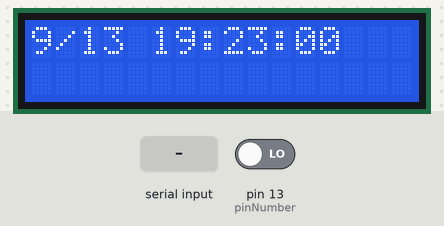
Recording of a sketch running on a simulated Arduino Uno, built with avr-gcc and run on an emulated ATmega328P. Shown: 16×2 character LCD. Inputs (shaded band) come from the test bench; at power-on: pin 13 (pinNumber) LOW. What the sketch prints to the serial monitor is not drawn.

Above: at 0.2 s.
At 1.2 s:
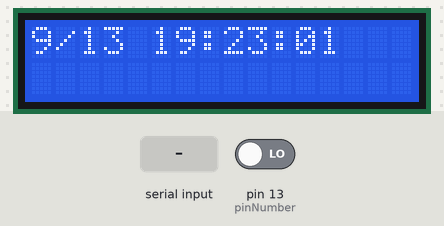
1.3 s: "1" received over the second serial link
At 2.5 s:
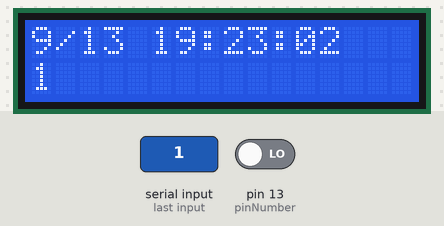
Timing chart, 0 to 4.3 s (numbered marks = the images above; inputs shaded):
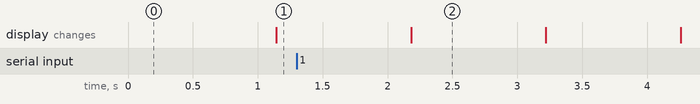

Measured:
- after the input at 1.3 s, the display: changes after 0.88 s (image 2)
- what the display in image 2 shows lasts 1.0 s, from 2.2 s to 3.2 s

The sketch:

new_sensor_time_lcd.ino
```cpp
#include <Time.h>
#include <TimeLib.h>

#include <Wire.h>
#include <LiquidCrystal_I2C.h>

#include <SoftwareSerial.h>

//Set Uart Port num
#define pinNumber 13

// Set the LCD address to 0x27 for a 16 chars and 2 line display
LiquidCrystal_I2C lcd(0x27, 16, 2);  // I2C LCD 객체 선언

//Set SoftwareSerial Port 10,11 (Rx,Tx)
SoftwareSerial mySerial(10,11);


//Global sensor buffer
char sensorBuf[20]="";

void setup(){
  // initialize the LCD
  lcd.begin(); // Start LCD
  lcd.backlight(); // Turn On backlight

  // initialize the Serial,Software Serial
  Serial.begin(9600);
  mySerial.begin(9600);

   //initialize the Time
   //hh,mm,ss,dd,mm,yy
  setTime(19,23,0,13,9,18);

  Serial.println(" Co2   Temp   Humidity  Date");
}

void loop(){
  int i=0;

  //Read Sensor data
  digitalRead(pinNumber);
  while(mySerial.available() > 0){
    sensorBuf[i++] = mySerial.read();
  }

  //Output Spec of Sensor
  //0 1 2 3  4    5 6 7 8 9   10  11 12 13 14    15 16//
  //  Co2   |b|  Temp value  |b| Humidity val  |\ n|


  //Display Time on LCD, Serial
  digitalClockDisplay(0);
  digitalClockDisplay(1);

  //Display Sensor data on LCD, Serial
  Serial.print(sensorBuf);
  lcd.setCursor(0,1);
  for(int i=0;i<15;i++){
    lcd.print(sensorBuf[i]);
  }


  delay(1000);
}

/////Time Lib
void digitalClockDisplay(int flag){ //flag 0 is Display on LCD, else Serial
    if(flag == 0){
      lcd.home();
      lcd.print(month());
      lcd.print("/");
      lcd.print(day());
      lcd.print(" ");
      printDigits(hour(),flag);
      lcd.print(":");
      printDigits(minute(),flag);
      lcd.print(":");
      printDigits(second(),flag);
    }else{
      Serial.print(year());
      Serial.print("/");
      Serial.print(month());
      Serial.print("/");
      Serial.print(day());
      Serial.print("  ");
      printDigits(hour(),flag);
      Serial.print(":");
      printDigits(minute(),flag);
      Serial.print(":");
      printDigits(second(),flag);
      Serial.print("  ");
    }
}

void printDigits(int digits,int flag){
   if(flag ==0){
    if(digits <10) lcd.print('0');
    lcd.print(digits);
   }else{
    if(digits <10) Serial.print('0');
    Serial.print(digits);
   }
 }
```
